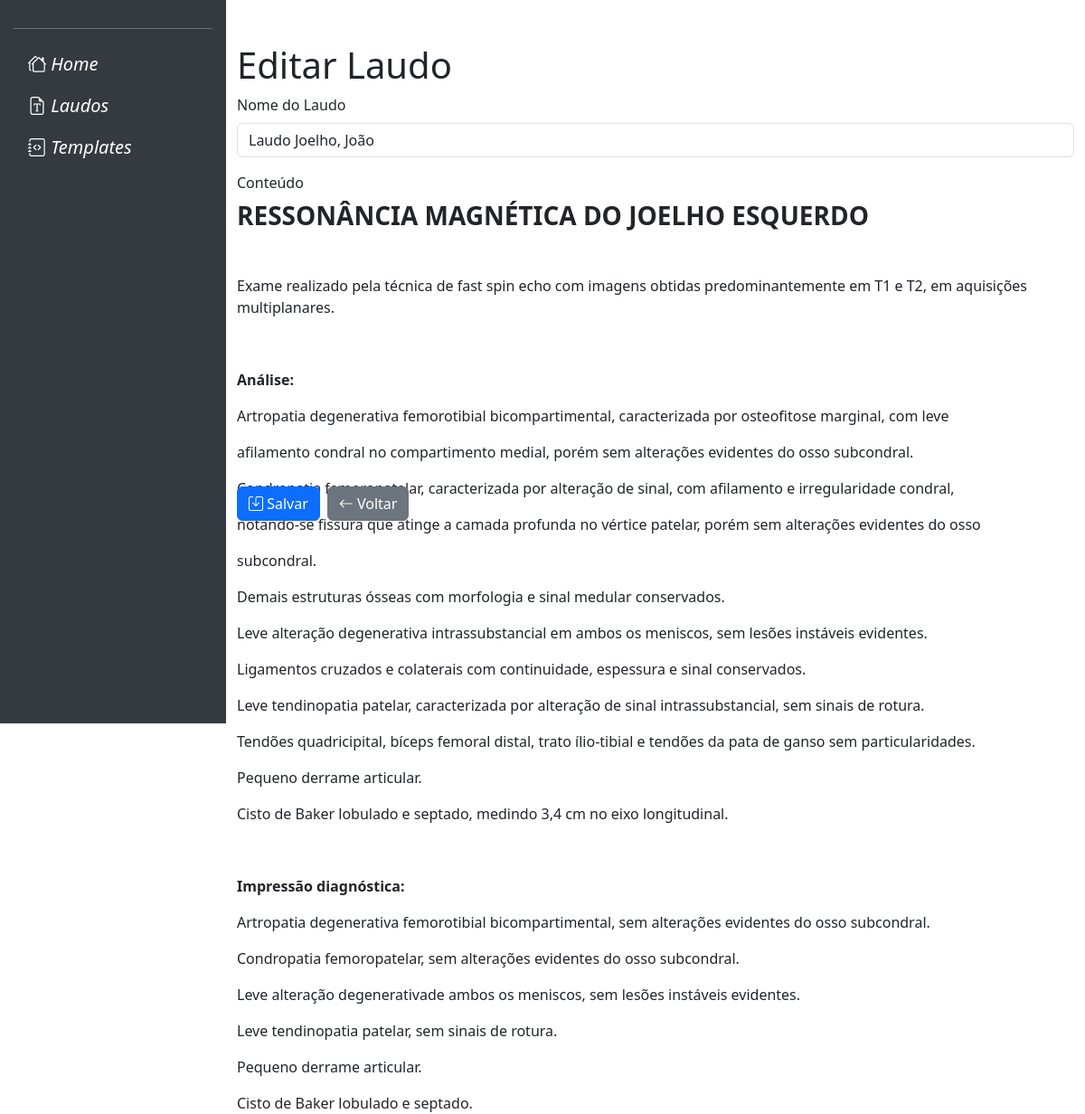
The page /laudo/7/edit/ (signed in) on the database its author committed.
### laudos/models.py (models this page shows, shortened)
class Laudo(models.Model):
    user = models.ForeignKey(User, on_delete=models.CASCADE)
    titulo = models.CharField(max_length=200)
    conteudo = models.TextField()
    data_criacao = models.DateTimeField(auto_now_add=True)

### laudos/views.py (the view)
# urls.py: path('laudo/<int:pk>/edit/', LaudoUpdateView.as_view(), name='laudo_edit'),
class LaudoUpdateView(LoginRequiredMixin, UpdateView):
    login_url = 'login'
    model = Laudo
    form_class = LaudoForm
    template_name = 'laudo_update.html'
    success_url = reverse_lazy('laudo_list')
    def get_queryset(self):
        return Laudo.objects.filter(user=self.request.user)

### laudos/forms.py
class LaudoForm(forms.ModelForm):
    class Meta:
        model = Laudo
        fields = ['titulo', 'conteudo']

### laudos/templates/laudo_update.html (shortened to what this page needs)
{% extends "base.html" %}
{% block content %}
<head>
    <link href="https://cdn.jsdelivr.net/npm/bootstrap@5.3.3/dist/css/bootstrap.min.css" rel="stylesheet">
    <link href="https://cdn.quilljs.com/1.3.6/quill.snow.css" rel="stylesheet">
    <link href="https://cdnjs.cloudflare.com/ajax/libs/bootstrap-icons/1.10.0/font/bootstrap-icons.min.css" rel="stylesheet">
</head>
<main class="container mt-5">
    <div class="mb-3">
        <h1>{% if form.instance.pk %}Editar Laudo{% else %}Novo Laudo{% endif %}</h1>
        <form method="post">
            <div class="mb-3">
                <label for="laudoName" class="form-label">Nome do Laudo</label>
                <input type="text" class="form-control" id="laudoName" name="name" value="{{ laudo.titulo }}" required>
            </div>
            <div class="mb-3">
                <label for="editor-container" class="form-label">Conteúdo</label>
                <div id="editor-container" style="height: 300px;">{{ laudo.conteudo|safe }}</div>
            </div>
            <div class="d-flex gap-2">
                <button type="submit" class="btn btn-primary">
                    <i class="bi bi-save"></i> Salvar
                </button>
                <a href="{% url 'laudo_list' %}" class="btn btn-secondary">
                    <i class="bi bi-arrow-left"></i> Voltar
                </a>
            </div>
        </form>
    </div>
</main>
{% endblock content %}

### app/templates/base.html (style rules this page uses)
body { display: flex; flex-direction: column; min-height: 100vh; }
main { flex: 1; display: flex; }

### rows shown on the page
Laudo: name "Laudo Joelho, João", conteudo "RESSONÂNCIA MAGNÉTICA DO JOELHO ESQUERDO Exame realizado pela técnica de fast spin echo com imagens obtidas predominantemente em T1 e T2, em aquisições multiplanares. Análise: Artropatia degenerativa femorotibial bicompartimental, caracterizada por osteofitose marginal, com leve afilamento condral no compartimento medial, porém sem alterações evidentes do osso subcondral. Condropatia femoropatelar, caracterizada por alteração de sinal, com afilamento e irregularidade condral, notando-se fissura que atinge a camada profunda no vértice patelar, porém sem alterações evidentes do osso subcondral. Demais estruturas ósseas com morfologia e sinal medular conservados. Leve alteração degenerativa…"
